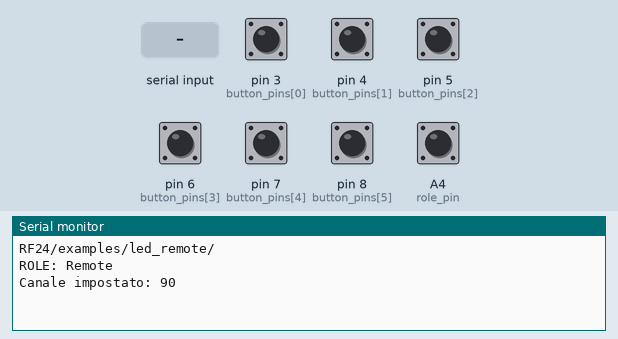
This sketch was run on a simulated Arduino Uno, built with avr-gcc and run on an emulated ATmega328P. Parts: the last lines printed to the serial monitor. The inputs (shaded band) are chosen by the test bench; at power-on: A4 (role_pin), pin 3 (button_pins[0]), pin 4 (button_pins[1]), pin 5 (button_pins[2]), pin 6 (button_pins[3]), pin 7 (button_pins[4]), pin 8 (button_pins[5]) HIGH. No radio packets arrive unless stated.

Above: at 1.2 s.
1.3 s: pin 3 (button_pins[0]) pulled LOW for 0.15 s
At 2.6 s:
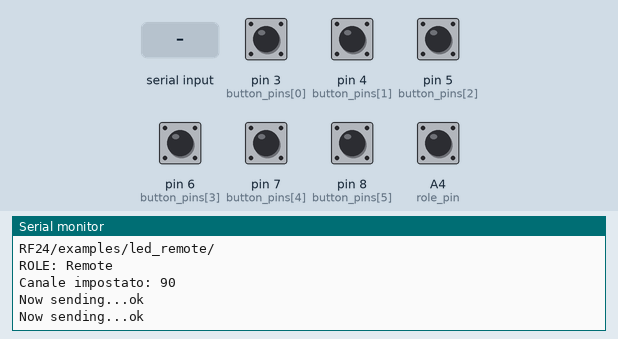
2.9 s: byte 30 received over Serial
At 3.6 s:
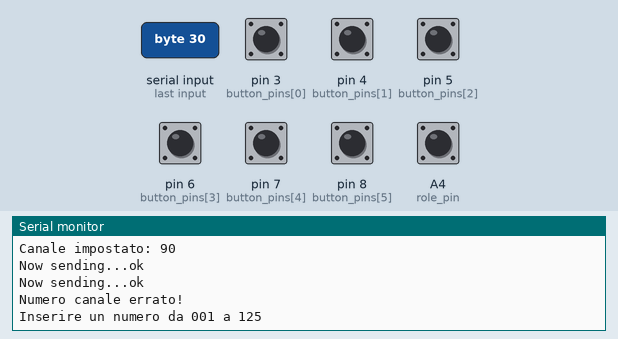

Measured:
- after the input at 1.3 s, the serial monitor: prints a new line at once (image 1)
- after the input at 2.9 s, the serial monitor: prints a new line after 0.07 s (image 2)

The sketch:

led_remote_04.ino
```cpp
// (licence header left out)
#include <EEPROM.h>
#include <SPI.h>
#include "RF24.h"
#include "printf.h"
// Hardware configuration
// Set up nRF24L01 radio on SPI bus plus pins 9 & 10
RF24 radio(9,10);  //CE, CSN.
// sets the role of this unit in hardware.  Connect to GND to be the 'led' board receiver
// Leave open to be the 'remote' transmitter
const int role_pin = A4;
// Pins on the remote for buttons
const uint8_t button_pins[] = { 3,4,5,6,7,8 };       //Array pulsanti.
const uint8_t num_button_pins = sizeof(button_pins); //Numero dei pulsanti.
// Pins on the LED board for LED's
const uint8_t led_pins[] = { 3,4,5,6,7,8 };          //Array LED.
const uint8_t num_led_pins = sizeof(led_pins);       //Numero dei LED;

// Topology

// Single radio pipe address for the 2 nodes to communicate.
const uint64_t pipe = 0xE8E8F0F0E1LL;

// Role management
//
// Set up role.  This sketch uses the same software for all the nodes in this
// system.  Doing so greatly simplifies testing.  The hardware itself specifies
// which node it is.
//
// This is done through the role_pin

// The various roles supported by this sketch
typedef enum { role_remote = 1, role_led } role_e;

// The debug-friendly names of those roles
const char* role_friendly_name[] = { "invalid", "Remote", "LED Board"};

// The role of the current running sketch
role_e role;

// Payload

uint8_t button_states[num_button_pins];
uint8_t led_states[num_led_pins];
uint8_t canale =90;  //Canale di trasmissione.
byte EEind=10;       //Indirizzo EEprom interna.
byte ricevuto;       //Carattere ricevuto dalla seriale.
byte n_ric=0;        //Conteggio caratteri ricevuti.
byte codice[3];      //Array con i caratteri ricevuti.
byte cont_ric=0;     //
byte ciclo=1;        //In ciclo o ricezione.
byte errore=0;
//---Predisposizione---------------------------------
void setup(void){
  // Role
  // set up the role pin
  pinMode(role_pin, INPUT);
  digitalWrite(role_pin,HIGH);
  delay(20); // Just to get a solid reading on the role pin

  // read the address pin, establish our role
  if ( digitalRead(role_pin) )
    role = role_remote;
  else
    role = role_led;

  // Print preamble

  Serial.begin(57600);
  printf_begin();
  printf("\n\rRF24/examples/led_remote/\n\r");
  printf("ROLE: %s\n\r",role_friendly_name[role]);

  // Setup and configure rf radio
  radio.begin();

  if(EEPROM.read(EEind)<128)
    canale=EEPROM.read(EEind);
  // Open pipes to other nodes for communication
  // This simple sketch opens a single pipes for these two nodes to communicate
  // back and forth.  One listens on it, the other talks to it.
  radio.setChannel(canale);           //Impostazione canale di ricetrasmissione.
  Serial.print("Canale impostato: "); //Visualizza sul monitor.
  Serial.println(canale);             //     "      "     "

  if ( role == role_remote )  {
    radio.openWritingPipe(pipe);      //In trasmissione.
  } else {
    radio.openReadingPipe(1,pipe);    //In ricezione.
  }

  // Start listening

  if ( role == role_led )
    radio.startListening();           //Inizio ascolto.

  // Dump the configuration of the rf unit for debugging

  radio.printDetails();     //Visualizza i dati del modulo sul monitor.

  // Set up buttons / LED's
  // Set pull-up resistors for all buttons
  if ( role == role_remote ) {     //Se il modulo è impostato in trasmissione.
    int i = num_button_pins;
    while(i--){
      pinMode(button_pins[i],INPUT);
      digitalWrite(button_pins[i],HIGH);
    }
  }
  // Turn LED's ON until we start getting keys
  if ( role == role_led ){         //Se il modulo è impstato in ricezione.
    int i = num_led_pins;
    while(i--){
      pinMode(button_pins[i],OUTPUT);
      led_states[i] = HIGH;
      digitalWrite(led_pins[i],led_states[i]); //Accende tutti i LED.
    }
  }
}
//---Ciclo principale-----------------------------------------------
void loop(void){
  while(1){
    if(Serial.available()>0){  //Se ci sono caratteri in arrivo.
      ricevuto=Serial.read();  //Legge un byte dalla seriale.
      delay(50);
      ricevuto-=48;            //Converte in decimale.
      codice[n_ric]=ricevuto;  //Numero ricevuto.
      n_ric++;                 //Incrementa numero dei caratteri ricevuti.
      cont_ric=0;              //Scarica contatore fine ricezione.
      if(ciclo==1){ciclo=0;}
    }
    if(ciclo){
      //Remote role.  If the state of any button has changed, send the whole state of
      //all buttons.
      if( role == role_remote ) {  //Pulsanti.
        //Get the current state of buttons, and
        //Test if the current state is different from the last state we sent
        int i = num_button_pins;
        bool different = false;
        while(i--){
          uint8_t state = ! digitalRead(button_pins[i]);
          if ( state != button_states[i] ){
            different = true;
            button_states[i] = state;
          }
        }
        // Send the state of the buttons to the LED board
        if ( different ) {
          printf("Now sending...");
          bool ok = radio.write( button_states, num_button_pins );
          if (ok)
            printf("ok\n\r");
          else
            printf("failed\n\r");
        }
        // Try again in a short while
        delay(20);
      }
      // LED role.  Receive the state of all buttons, and reflect that in the LEDs
      if ( role == role_led ){
        // if there is data ready
        if ( radio.available() ){
          // Dump the payloads until we've gotten everything
          bool done = false;
          while (!done){
            // Fetch the payload, and see if this was the last one.
            done = radio.read( button_states, num_button_pins );
            // Spew it
            printf("Got buttons\n\r");
            // For each button, if the button now on, then toggle the LED
            int i = num_led_pins;
            while(i--){
              if ( button_states[i] ){
                led_states[i] ^= HIGH;
                digitalWrite(led_pins[i],led_states[i]);
              }
            }
          }
        }
      }
    }else{
      cont_ric++;
      if(cont_ric>3){ //Canale ricevuto.
        cont_ric=0;
        ciclo=1;      //Riabilita ciclo.
        if(n_ric==3){
          canale=(codice[0]*100)+(codice[1]*10)+codice[2]; //Composizione numero canale.
          if(canale<128){
            EEPROM.write(EEind,canale); //Scrive su EEprom interna il numero del canale.
            Serial.println();
            Serial.print("Canale impostato: ");
            Serial.println(canale);
            radio.setChannel(canale);  //Imposta nuovo numero di canale.
          }else{
            errore=1;
          }
        }else{
          errore=1;
        }
        if(errore){
          Serial.println();
          Serial.println();
          Serial.println("Numero canale errato!");
          Serial.println("Inserire un numero da 001 a 125");
          errore=0;
        }
        n_ric=0;
      }
    }
  }
}// vim:ai:cin:sts=2 sw=2 ft=cpp
```

printf.h
```cpp
// (licence header left out)
/**
 * @file printf.h
 *
 * Setup necessary to direct stdout to the Arduino Serial library, which
 * enables 'printf'
 */

#ifndef __PRINTF_H__
#define __PRINTF_H__

#ifdef ARDUINO

int serial_putc( char c, FILE * )
{
  Serial.write( c );

  return c;
}

void printf_begin(void)
{
  fdevopen( &serial_putc, 0 );
}

#else
#error This example is only for use on Arduino.
#endif // ARDUINO

#endif // __PRINTF_H__
```
